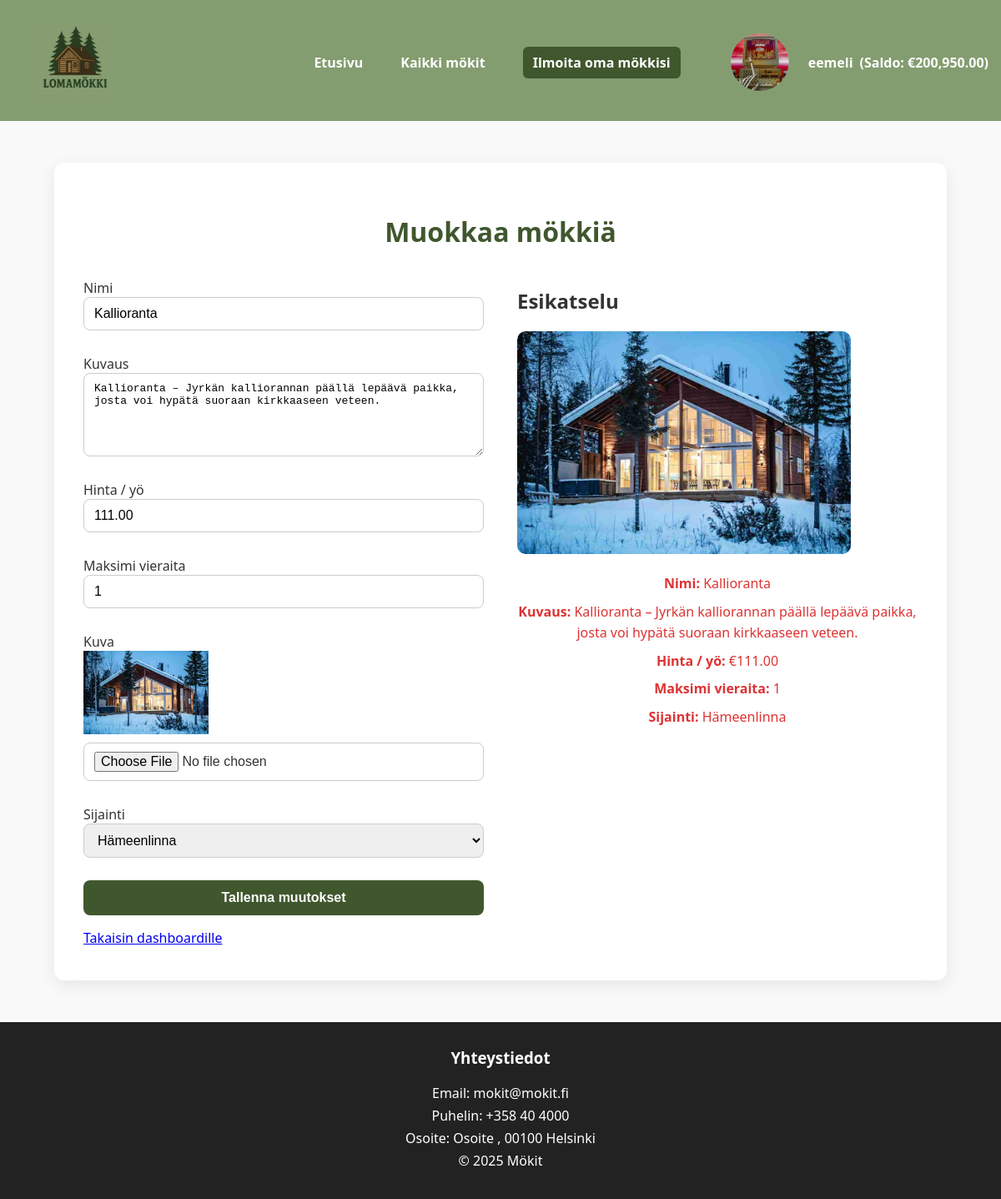
/edit_cabin.php?id=15 (signed in), run on the app's committed database.
### tables this page shows
CREATE TABLE `users` (
  `id` int(11) NOT NULL,
  `username` varchar(100) NOT NULL,
  `email` varchar(255) NOT NULL,
  `phone` varchar(30) NOT NULL,
  `profile_image` varchar(255) DEFAULT NULL,
  `password` varchar(255) NOT NULL,
  `created_at` timestamp NOT NULL DEFAULT current_timestamp(),
  `balance` decimal(10,2) DEFAULT 0.00
);

CREATE TABLE `cabins` (
  `id` int(11) NOT NULL,
  `owner_id` int(11) NOT NULL,
  `name` varchar(100) NOT NULL,
  `description` text DEFAULT NULL,
  `price_per_night` decimal(8,2) NOT NULL,
  `max_guests` int(11) NOT NULL DEFAULT 4,
  `image` varchar(255) DEFAULT NULL,
  `location` varchar(100) DEFAULT '',
  `user_id` int(11) DEFAULT NULL
);

### edit_cabin.php (the view, shortened to what this page needs)
<?php
require 'config.php';
include 'header.php';
$id = (int)($_GET['id'] ?? 0);
$stmt = $pdo->prepare("SELECT * FROM cabins WHERE id = ? AND owner_id = ?");
$stmt->execute([$id, $_SESSION['user_id']]);
$cabin = $stmt->fetch();
$locations = [
    'Helsinki','Espoo','Tampere','Vantaa','Oulu','Turku',
    'Jyväskylä','Lahti','Kuopio','Pori','Lappeenranta','Vaasa',
    'Seinäjoki','Rovaniemi','Kotka','Joensuu','Hämeenlinna','Kouvola',
    'Salo','Mikkeli','Hyvinkää','Nokia','Kajaani','Savonlinna',
    'Riihimäki','Kerava','Kemi','Kokkola','Loimaa','Raisio'
];
?>
<!doctype html>
<html lang="fi">
<head>
<link rel="stylesheet" href="style.css">
</head>
<body>
<main class="add_cabin">
  <h1>Muokkaa mökkiä</h1>
  <div class="edit-grid">
    <form method="post" enctype="multipart/form-data" class="admin-form">
        <label>Nimi
          <input type="text" name="name" value="<?=htmlspecialchars($cabin['name'])?>" required>
        </label>
        <label>Kuvaus
          <textarea name="description"><?=htmlspecialchars($cabin['description'])?></textarea>
        </label>
        <label>Hinta / yö
          <input type="number" step="0.01" name="price_per_night" value="<?=htmlspecialchars($cabin['price_per_night'])?>" required>
        </label>
        <label>Maksimi vieraita
          <input type="number" name="max_guests" value="<?=htmlspecialchars($cabin['max_guests'])?>" required>
        </label>
        <label>Kuva
          <?php if (!empty($cabin['image'])): ?>
              <img src="<?=htmlspecialchars($cabin['image'])?>" alt="Mökki" style="width:150px;height:auto;margin-bottom:10px;">
          <?php endif; ?>
          <input type="file" name="image" accept="image/*">
        </label>
        <label>Sijainti
          <select name="location" required>
              <?php foreach ($locations as $loc): ?>
                  <option value="<?=htmlspecialchars($loc)?>" <?=($loc == $cabin['location']) ? 'selected' : ''?>>
                      <?=htmlspecialchars($loc)?>
                  </option>
              <?php endforeach; ?>
          </select>
        </label>
        <button type="submit">Tallenna muutokset</button>
    </form>
    <section class="cabin-preview">
        <h2>Esikatselu</h2>
        <?php if (!empty($cabin['image'])): ?>
          <img src="<?=htmlspecialchars($cabin['image'])?>" alt="<?=htmlspecialchars($cabin['name'])?>">
        <?php endif; ?>
        <div class="cabin-info">
          <p><strong>Nimi:</strong> <?=htmlspecialchars($cabin['name'])?></p>
          <p><strong>Kuvaus:</strong> <?=nl2br(htmlspecialchars($cabin['description']))?></p>
          <p><strong>Hinta / yö:</strong> €<?=number_format($cabin['price_per_night'],2)?></p>
          <p><strong>Maksimi vieraita:</strong> <?=htmlspecialchars($cabin['max_guests'])?></p>
          <p><strong>Sijainti:</strong> <?=htmlspecialchars($cabin['location'] ?? 'Ei määritelty')?></p>
        </div>
    </section>
  </div>
  <a href="dashboard.php" class="btn" style="margin-top:15px;">Takaisin dashboardille</a>
</main>
</body>
</html>
<?php include 'footer.php'; ?>

### header.php (shortened to what this page needs)
<?php
require 'config.php';
$user = null;
$user_balance = 0;
if (isset($_SESSION['user_id'])) {
    $stmt = $pdo->prepare("SELECT * FROM users WHERE id = ?");
    $stmt->execute([$_SESSION['user_id']]);
    $user = $stmt->fetch();
    $user_balance = $user['balance'] ?? 0;
}
?>
<header>
  <div class="header-flex" style="display:flex;justify-content:space-between;align-items:center;padding:20px 0;">
<a href="index.php"><img src="images/logo.png" width="100" alt="Lomamökki logo" style="margin-left:40px;"></a>
    <nav style="display:flex;align-items:center;gap:15px;">
      <a href="index.php" style="color:#fff;text-decoration:none;font-weight:600;">Etusivu</a>
      <a href="all_cabins.php" style="color:#fff;text-decoration:none;font-weight:600;">Kaikki mökit</a>
      <a href="<?= isset($_SESSION['user_id']) ? 'add_cabin.php' : 'login.php'; ?>" class="btn" style="color:#fff;background:#40572e;padding:8px 12px;border-radius:6px;">Ilmoita oma mökkisi</a>
      <?php if ($user): ?>
      <div class="profile-dropdown" style="position:relative;">
        <a href="#" style="display:flex;align-items:center;color:#fff;text-decoration:none;">
          <img src="<?=htmlspecialchars($user['profile_image'] ?? 'default-avatar.png')?>" alt="Profiili" class="profile-pic" style="width:100px;height:100px;border-radius:50%;object-fit:cover;margin-right:8px;">
          <?=htmlspecialchars($user['username'])?>
          <span style="margin-left:8px;font-weight:600;">(Saldo: €<?=number_format($user_balance, 2)?>)</span>
        </a>
      </div>
      <?php else: ?>
        <a href="login.php" style="color:#fff;text-decoration:none;font-weight:600;">Kirjaudu / Rekisteröidy</a>
      <?php endif; ?>
    </nav>
  </div>
</header>

### style.css (style rules this page uses)
body { font-family: 'Segoe UI', Tahoma, Geneva, Verdana, sans-serif; margin: 0; color: #333; background-color: #f9f9f9; display: flex; flex-direction: column; min-height: 100vh; }
header { background-color: #849D70; color: #fff; padding: 5x 0; margin-bottom: auto; text-align: center; }
header nav { margin-top: 5px; }
header nav a { color: #fff; margin: 0 15px; text-decoration: none; font-weight: 600; transition: color 0.2s; }
.cabin-info p { margin: 10px 0; line-height: 1.6; }
label { display: block; margin: 10px 0 4px; font-weight: 500; }
input, button { width: 100%; padding: 10px 12px; border-radius: 8px; border: 1px solid #ccc; font-size: 1em; transition: border-color 0.2s, box-shadow 0.2s; }
button { background-color: #40572e; color: #fff; border: none; font-weight: 600; margin-top: 8px; transition: background-color 0.2s, transform 0.2s; }
main { flex: 1; }
.profile-dropdown { position: relative; display: inline-block; }
.profile-pic { width: 80px; height: 80px; border-radius: 50%; object-fit: cover; margin-right: 8px; }
.add_cabin { width: 90%; max-width: 1000px; margin: 50px auto; padding: 40px 35px; background-color: #fff; border-radius: 12px; box-shadow: 0 6px 20px rgba(0,0,0,0.08); }
.add_cabin h1 { text-align: center; font-size: 2rem; margin-bottom: 25px; color: #40572e; }
.add_cabin form { display: flex; flex-direction: column; gap: 15px; }
.add_cabin form label { display: flex; flex-direction: column; font-weight: 500; color: #333; }
.add_cabin form input, .add_cabin form textarea, .add_cabin form select { padding: 10px 12px; border: 1px solid #ccc; border-radius: 8px; font-size: 1em; transition: border-color 0.2s, box-shadow 0.2s; width: 100%; box-sizing: border-box; }
.add_cabin form textarea { min-height: 100px; resize: vertical; }
.add_cabin form button { padding: 12px 20px; background-color: #40572e; color: #fff; border: none; border-radius: 8px; font-weight: 600; font-size: 1em; cursor: pointer; transition: background-color 0.2s, transform 0.2s; }
.add_cabin p { text-align: center; color: #d33; font-weight: 500; margin-bottom: 20px; }

### edit_cabin.php (style rules this page uses)
.edit-grid { display: grid; grid-template-columns: 1fr 1fr; gap: 40px; }
.cabin-preview img { width: 100%; max-width: 400px; height: auto; margin-bottom: 15px; border-radius: 10px; }
.cabin-preview .cabin-info p { margin: 8px 0; }
.admin-form input, .admin-form textarea, .admin-form select { width: 100%; }

### data on the page
users: profile_image (picture), username "eemeli", balance "200,950.00"
cabins: name "Kallioranta", description "Kallioranta – Jyrkän kalliorannan päällä lepäävä paikka, josta voi hypätä suoraan kirkkaaseen veteen.", price_per_night "111.00", max_guests "1", image (picture), location "Hämeenlinna"
